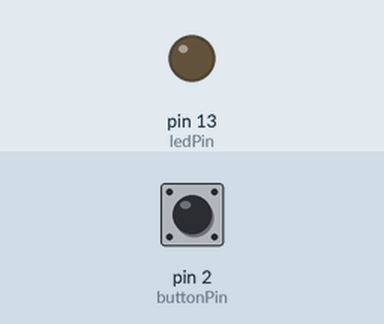
The sketch below on a simulated Arduino Nano, built with avr-gcc and run on an emulated ATmega328P. Parts: output pins drawn as LEDs (lit = HIGH). The test bench sets the inputs (shaded band); at power-on: pin 2 (buttonPin) LOW.

Above: at 1.2 s.
1.3 s: pin 2 (buttonPin) pulled HIGH for 0.15 s
At 3.5 s:
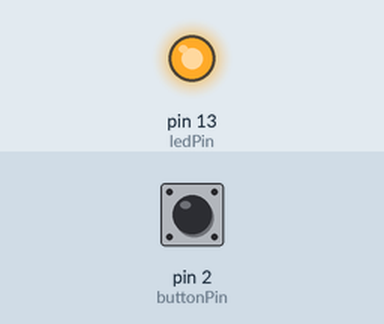
Timing chart, 0 to 10.4 s (numbered marks = the images above; inputs shaded):
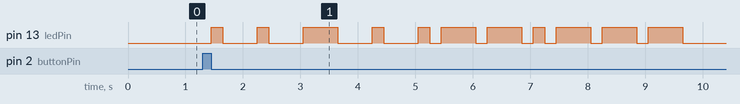

Measured:
- after the input at 1.3 s, pin 13 (ledPin): LOW → HIGH after 0.15 s, → LOW 0.20 s later, → HIGH 0.60 s later, → LOW 0.20 s later, … (22 changes in this stretch)

The sketch:

sketch_aug19a.ino
```cpp
const int buttonPin = 2; // External button pin
const int ledPin = LED_BUILTIN; // Built-in LED pin on Arduino Nano 33 IoT
bool isBlinking = false;

void setup() {
  pinMode(buttonPin, INPUT);
  pinMode(ledPin, OUTPUT);
}

void loop() {
  if (digitalRead(buttonPin) == HIGH) {
    while (digitalRead(buttonPin) == HIGH) {
      // Wait for the button to be released
    }

    if (!isBlinking) {
      blinkNameInMorseCode();
      isBlinking = true;
    } else {
      isBlinking = false;
      digitalWrite(ledPin, LOW); // Turn off LED
      delay(1000); // Delay for stability
    }
  }
}

void blinkNameInMorseCode() {
  const int dotDuration = 200; // Duration of a dot in milliseconds
  const int dashDuration = 3 * dotDuration; // Duration of a dash

  // Morse code for each letter in "jayansh"
  const int morseCode[] = {
    dotDuration, dashDuration, // J
    dotDuration, dashDuration, dashDuration, dashDuration, // A
    dotDuration, dashDuration, dotDuration, // Y
    dotDuration, dashDuration, dotDuration, dashDuration, // A
    dotDuration, dotDuration, dotDuration, // N
    dashDuration, // S
    dotDuration, dashDuration, dotDuration, dashDuration, dashDuration // H
  };

  for (int i = 0; i < sizeof(morseCode) / sizeof(morseCode[0]); i += 2) {
    digitalWrite(ledPin, HIGH); // Turn on LED for dot or dash
    delay(morseCode[i]);
    digitalWrite(ledPin, LOW); // Turn off LED
    delay(morseCode[i + 1]); // Pause between dots and dashes
  }
}
```
